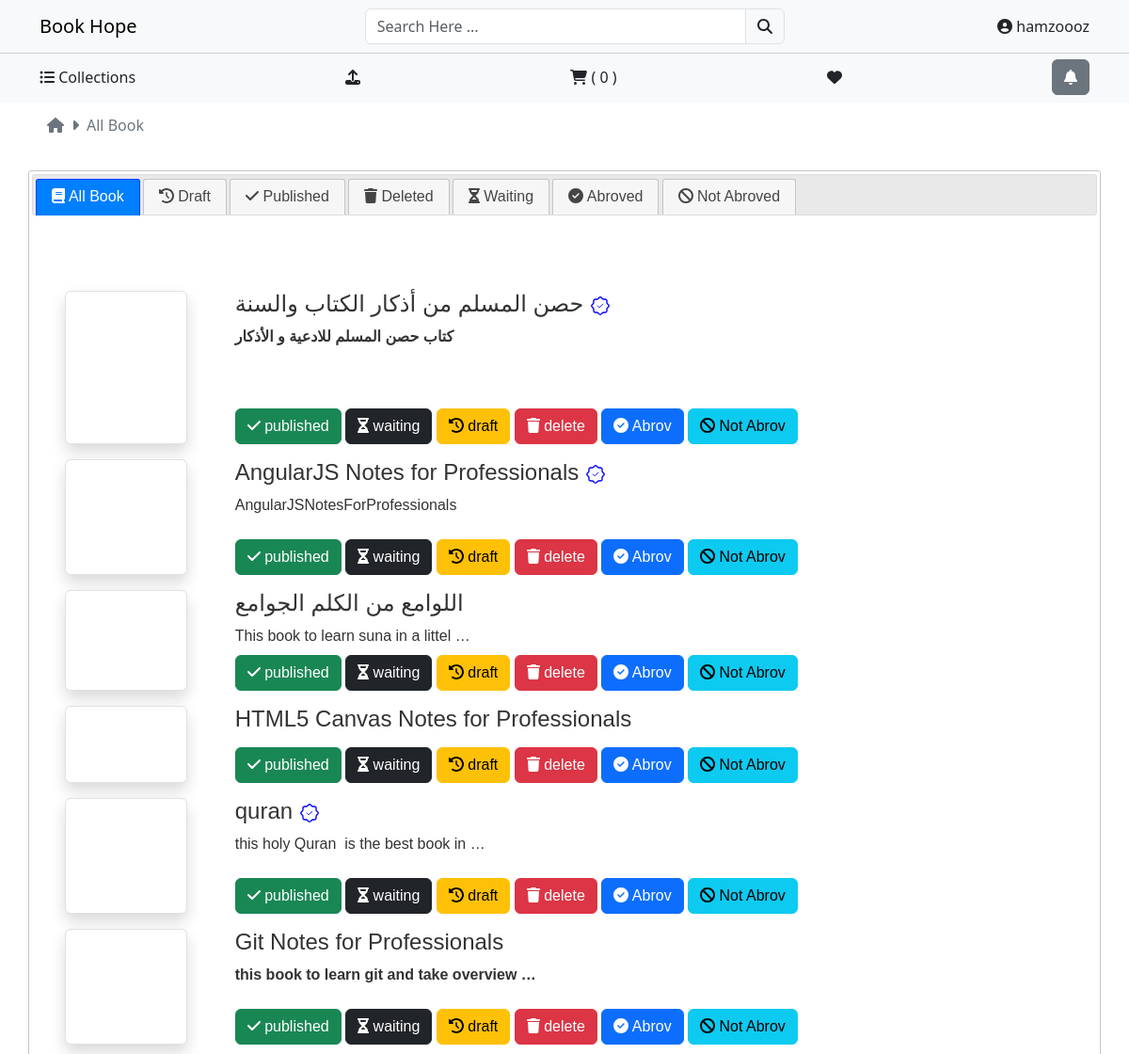
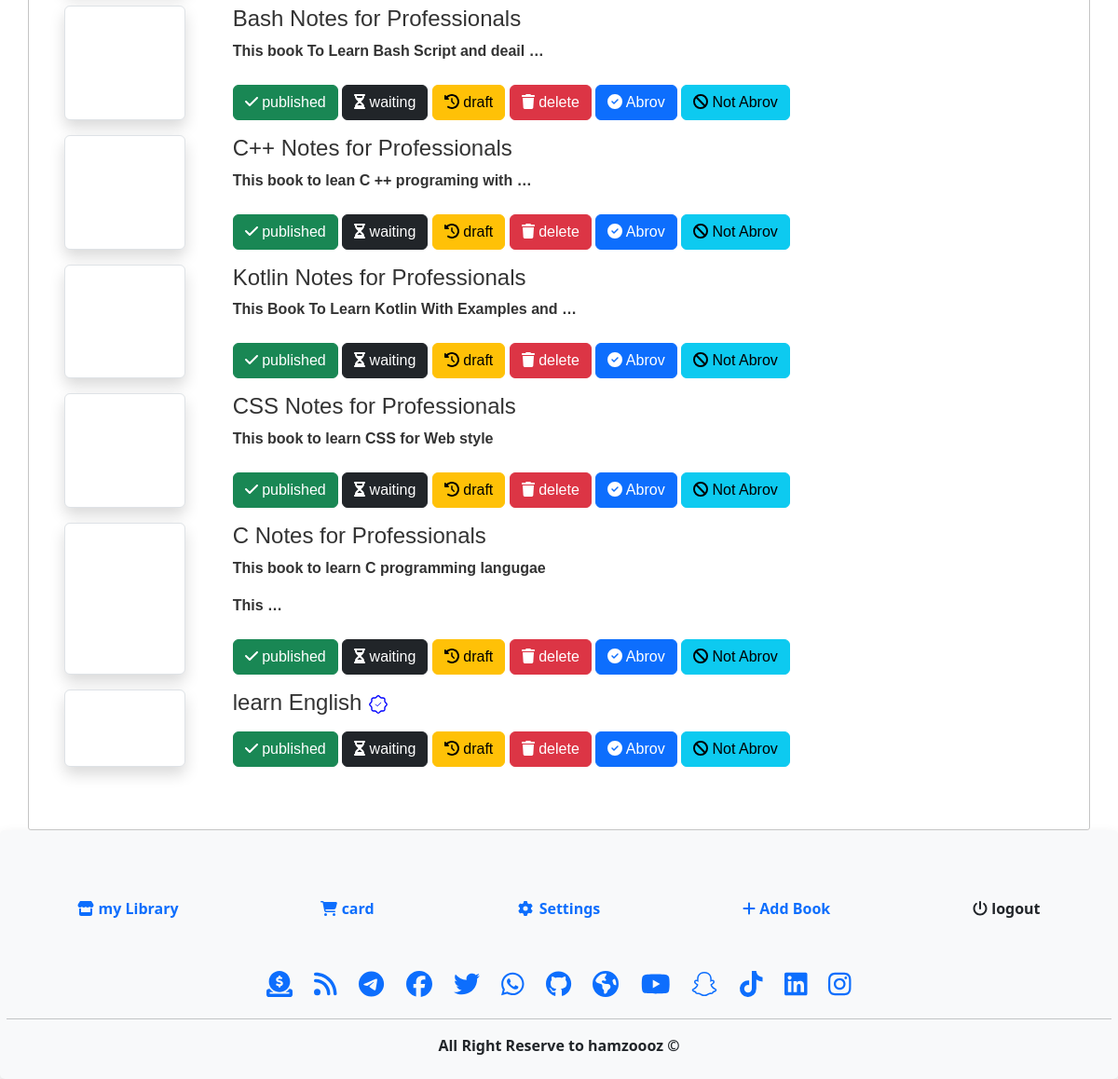
Page /manage/ (signed in) on the committed database (2 pictures, top to bottom).
### books/models.py (models this page shows, shortened)
class Books(models.Model):
    user = models.ForeignKey(Profile, on_delete=models.CASCADE, default=1)
    name = models.CharField(max_length=150, null=True, blank=True)
    url = models.URLField(null=True, blank=True)
    file = models.FileField(null=True, blank=True)
    sample = models.FileField( null=True, blank=True)
    category = models.ForeignKey( Category, on_delete=models.CASCADE , null=True, blank=True, default=1)
    slug = models.SlugField(unique=True, max_length=150, null=True, blank=True )
    book_image = models.ImageField(upload_to=get_file_path_books, null=True, blank=True)
    thumbnail = models.ImageField( upload_to=get_file_path_books_thumbnail, null=True, blank=True)
    published_data = models.DateField(auto_now_add=True)
    number_pages = models.IntegerField(blank=True, null=True)
    language = models.CharField(max_length=3, choices=languages, default='ar')
    short_link = models.URLField(blank=True, null=True)
    isnn = models.IntegerField(blank=True, null=True)
    ordered = models.IntegerField(blank=True, null=True) #  null
    edition = models.IntegerField(blank=True, null=True)
    published_house = models.CharField(max_length=50, blank=True, null=True)
    available = models.CharField(max_length=10, choices=available, default='wiating')
    number_of_views = models.IntegerField(default=0)
    small_descrption = models.TextField(max_length=1000, blank=True, null=True)
    descrption = RichTextField(blank=True, null=True)
    quantity = models.PositiveIntegerField(blank=True, null=True , default=1)
    number_of_download = models.IntegerField(default=0)
    original_price = models.FloatField(default=0, null=True, blank=True)
    selling_price = models.FloatField(default=0, null=True, blank=True)
    type_of_book = models.CharField(max_length=10, default='pdf')
    size = models.PositiveIntegerField(blank=True, null=True)
    status = models.BooleanField(default=False, help_text='0=default, 1 = hidden')
    trending = models.BooleanField(default=False, help_text='0=default, 1 = Trending')
    rating = models.IntegerField(default=0 , validators=[MinValueValidator(1) ,MinValueValidator(5) ])
    tags = models.CharField(max_length=150, blank=True, null=True)
    meta_tilte = models.CharField(max_length=150, blank=True, null=True)
    meta_keyword = models.CharField(max_length=150, blank=True, null=True)
    meta_description = models.CharField(max_length=150, blank=True, null=True)
    create_at = models.DateTimeField(auto_now_add=True)
    update_at = models.DateTimeField(auto_now=True)
    abrov = models.BooleanField(default=False)
    class Meta:
        managed = True
        verbose_name = 'Book'
        verbose_name_plural = 'Books'

### admin_page/views.py (the view)
# urls.py: path('manage/', views.manage, name='manage'),
@login_required()
def manage(request):
    if request.user.is_staff:
        all_books = Books.objects.all()
        all_publised = Books.objects.filter(available='publised')
        all_wiating = Books.objects.filter(available='wiating')
        all_draft = Books.objects.filter(available='draft')
        all_deleted = Books.objects.filter(available='deleted')
        all_abrov = Books.objects.filter(abrov=True)
        all_not_abrov = Books.objects.filter(abrov=False)
        return render(request, 'manage/manage.html', {
        'all_books': all_books,
        'all_publised': all_publised,
        'all_wiating': all_wiating,
        'all_draft': all_draft,
        'all_deleted': all_deleted,
        'all_abrov': all_abrov,
        'all_not_abrov': all_not_abrov,
        })
    else:
        return redirect('my_store')

### templates/manage/manage.html (shortened to what this page needs)
{% extends 'base.html' %}
{% load static %}
{% block content %}
<div class="container d-flex  ">
    <div class="py-1 bg-secondary1  d-flex align-items-center ">
        <a href="{% url 'frontpage'  %}" class="text-secondary  p-2 "><i class="fa fa-home"></i> </a><i
            class="fa fa-caret-right text-secondary  "></i>
        <a href="#" class="text-secondary  p-2">All Book </a>
    </div>
</div>
<div class="mange-section">
    <div id="tabs" class=" container mt-4">
        <ul>
            <li><a href="#tabs-1"> <i class="fa fa-book "></i>  All Book</a></li>
            <li><a href="#tabs-2"> <i class="fa fa-history "></i>  Draft</a></li>
            <li><a href="#tabs-3"> <i class="fa fa-check "></i> Published</a></li>
            <li><a href="#tabs-4">  <i class="fa fa-trash "></i> Deleted</a></li>
            <li><a href="#tabs-5"> <i class="fa fa-hourglass-half "></i> Waiting</a></li>
            <li><a href="#tabs-6"> <i class="fa fa-check-circle "></i> Abroved</a></li>
            <li><a href="#tabs-7">  <i class="fa fa-ban "></i> Not Abroved</a></li>
        </ul>
        <div class="all_books">
            <div id="tabs-1">
                <div class="py-5 ">
                    <div class="container ">
                        <div class="row">
                            <div class="col-md-12 all_books_1 ">
                                {% for book in all_books %}
                                <div class="row   mt-3 book_data ">
                                    <div class="col-4  col-md-2 text-center ">
                                        <a href="{% url 'book_detail' book.slug %}">
                                            <div class=" shadow cover-in-sngle img-thumbnail rounded img-fluid "
                                                style="background-image: url('{{book.book_image.url}}');background-size: contain; height: 100%; background-repeat: no-repeat; background-position: center; width:130px;">
                                            </div>
                                        </a>
                                    </div>
                                    <div class="col-8 col-md-10 ">
                                        <h4> <a href="{% url 'book_detail' book.slug  %}"> {{ book.name }} {% if book.abrov %} <span class=" " style="margin:auto; "> </span> {% endif %} </a></h4>
                                        <div>{% if book.descrption %} {{ book.descrption|truncatewords:8|safe }} {% endif %}</div>
                                        <button class="btn btn-success   move_to_published  text-center mt-2 "> <i class="fa fa-check "></i> published </button>
                                        <button class="btn btn-dark   move_to_waiting  text-center mt-2 "> <i class="fa fa-hourglass-half "></i> waiting </button>
                                        <button class="btn btn-warning   move_to_draft  text-center mt-2 "> <i class="fa fa-history "></i> draft </button>
                                        <button class="btn btn-danger   move_to_delete  text-center mt-2 "> <i class="fa fa-trash "></i> delete </button>
                                        <button class="btn btn-primary   move_to_abrov  text-center mt-2 "> <i class="fa fa-check-circle "></i> Abrov </button>
                                        <button class="btn btn-info   move_to_not_abrov  text-center mt-2 "> <i class="fa fa-ban "></i> Not Abrov </button>
                                    </div>
                                </div>
                                {% endfor %}
                            </div>
                        </div>
                    </div>
                </div>
            </div>
            <div id="tabs-3">
                <div class="py-5 ">
                    <div class="container ">
                        <div class="row">
                            <div class="col-md-12 all_publised _1 ">
                                {% for book in all_publised %}
                                <div class="row   mt-3 book_data ">
                                    <div class="col-8 col-md-10 ">
                                        <div>{% if book.descrption %} {{ book.descrption|truncatewords:8|safe }} {% endif %}</div>
                                    </div>
                                </div>
                                {% endfor %}
                            </div>
                        </div>
                    </div>
                </div>
            </div>
            <div id="tabs-7">
                <div class="py-5 ">
                    <div class="container ">
                        <div class="row">
                            <div class="col-md-12 all_not_abrov_1 ">
                                {% for book in all_not_abrov %}
                                <div class="row   mt-3 book_data ">
                                    <div class="col-8 col-md-10 ">
                                        <div>{% if book.descrption %} {{ book.descrption|truncatewords:8|safe }} {%  endif %}</div>
                                    </div>
                                </div>
                                {% endfor %}
                            </div>
                        </div>
                    </div>
                </div>
            </div>
        </div>
    </div>
</div>
{% endblock content %}

### templates/inc/nav.html (shortened to what this page needs)
<nav class="navbar navbar-expand-lg navbar-light bg-light " style="min-width: 390px;">
  <div class="container d-flex justify-content-between  ">
    <a class="navbar-brand " href="{% url 'frontpage' %}">Book Hope</a>
    <div class="search-btn search-bar "  style="width:40%" >
      <form action="/search" method="get" >
        <div class="input-group">
          <input type="search" requerd name="productsearch" class="form-control" id='searchproduct' placeholder="Search Here ... " aria-label="Username" aria-describedby="basic-addon1">
          <button type="submit" class="input-group-text" id="basic-addon1"><i class="fa fa-search"></i></button>
        </div>
      </form>
    </div>
      <span class="nav-item dropdown ">
        <a class="nav-link dropdown-toggle" href="#" role="button" data-bs-toggle="dropdown" aria-expanded="false">
          {% if request.user.is_authenticated %} <i class="fa fa-user-circle"></i> {{request.user}}  {% else %} <i class="fa fa-list"></i> Menu {% endif %}
        </a>
      </span>
  </div>
</nav>
<nav class="navbar navbar-expand-lg navbar-light bg-light" style=" min-width: 390px; border-top:1px solid #cfcfcf; padding-top: 6px;" >
  <div class="container d-flex justify-content-between  ">
    {% if request.user.is_authenticated %}
      <li class="nav-item"><a class="nav-link {% if request.resolver_match.url_name == 'categories'  %}active {% endif %} " aria-current="page" href="{% url 'categories' %}"> <i class="fa fa-list-ul"></i> Collections </a></li>
      {% if request.user.is_staff %}
      <li class="nav-item dropdown ">
        <a class="nav-link dropdown-toggle" href="#" role="button" data-bs-toggle="dropdown" aria-expanded="false">
          {% if request.user.is_staff %}  <i class=" fa fa-upload"></i> {% endif %}
        </a>
    </li>
    {% endif %}
    <li class="nav-item"><a class="nav-link {% if request.resolver_match.url_name == 'cart_view'  %}active {% endif %} " aria-current="page" href="{% url 'cart_view' %}"><i class=" fa fa-shopping-cart"></i> ( {{ cart|length }} )</a></li>
    <li class="nav-item"><a class="nav-link {% if request.resolver_match.url_name == 'wishlist'  %}active {% endif %} " aria-current="page" href="{% url 'wishlist' %}"> <i class="fa fa-heart"></i> </a></li>
    <li class="nav-item"><a class="nav-link  " aria-current="page"  href="{% url 'all_messages' %}"> <button type="button" class="btn btn-secondary"> <i class="fa fa-bell"></i> </button></a> </li>
      {% endif %}
  </div>
</nav>

### static/assets/css/main.css (style rules this page uses)
a { text-decoration: none; }
li { list-style: none !important; }
.dropdown-toggle::after { display: none !important; }

### rows in the picture
Books: name "حصن المسلم من أذكار الكتاب والسنة", abrov True (drawn), descrption "كتاب حصن المسلم للادعية و الأذكار"
Books: name "AngularJS Notes for Professionals", abrov True (drawn), descrption "AngularJSNotesForProfessionals"
Books: name "اللوامع من الكلم الجوامع", descrption "This book to learn suna in a littel …"
Books: name "HTML5 Canvas Notes for Professionals"
Books: name "quran", abrov True (drawn), descrption "this holy Quran is the best book in …"
Books: name "Git Notes for Professionals", descrption "this book to learn git and take overview …"
Books: name "Bash Notes for Professionals", descrption "This book To Learn Bash Script and deail …"
Books: name "C++ Notes for Professionals", descrption "This book to lean C ++ programing with …"
Books: name "Kotlin Notes for Professionals", descrption "This Book To Learn Kotlin With Examples and …"
Books: name "CSS Notes for Professionals", descrption "This book to learn CSS for Web style"
Books: name "C Notes for Professionals", descrption "This book to learn C programming langugae This …"
Books: name "learn English", abrov True (drawn)

### other values in the picture
{{ request.user }} "hamzoooz"
{{ cart|length }} "0"
